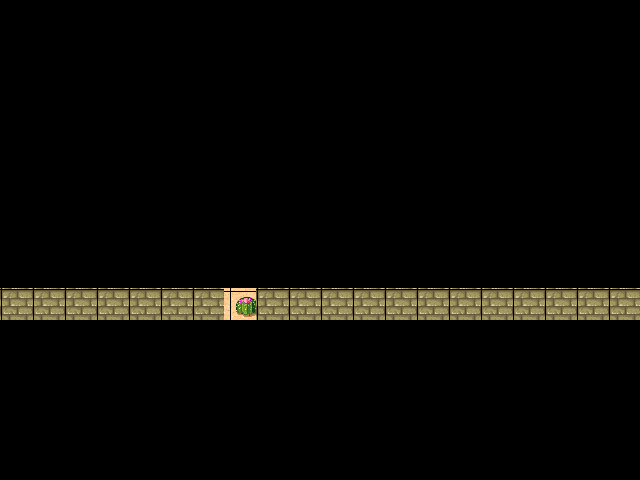

A level layout from a 2D game, rendered from its tile map. Below: a short description, then the map file with tile-grid data replaced by summaries:
An orthogonal 20x15 tile map with 32x32 px tiles, 3 tile layers (background, floor, fire_switch).

<map version="1.0" orientation="orthogonal" width="20" height="15" tilewidth="32" tileheight="32">
 <tileset firstgid="1" name="tmw_desert_spacing" tilewidth="32" tileheight="32">
  <image source="../img/tmw_desert_spacing.png" width="265" height="199" />
 </tileset>
 <layer name="background" width="20" height="15">
  <data>[300 cells, 0 non-empty, 0 distinct tile ids]</data>
 </layer>
 <layer name="floor" width="20" height="15">
  <data>[300 cells, 20 non-empty, 1 distinct tile ids]</data>
 </layer>
 <layer name="fire_switch" width="20" height="15">
  <data>[300 cells, 1 non-empty, 1 distinct tile ids]</data>
 </layer>
</map>
